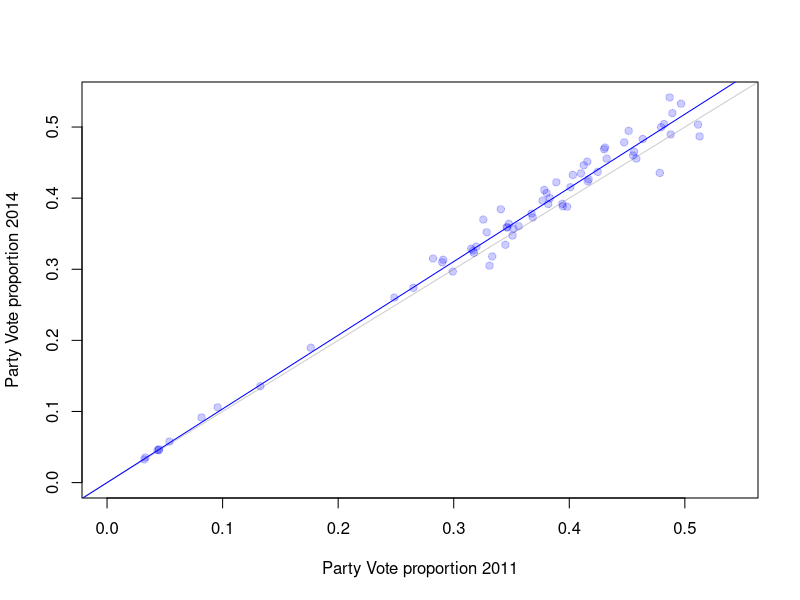
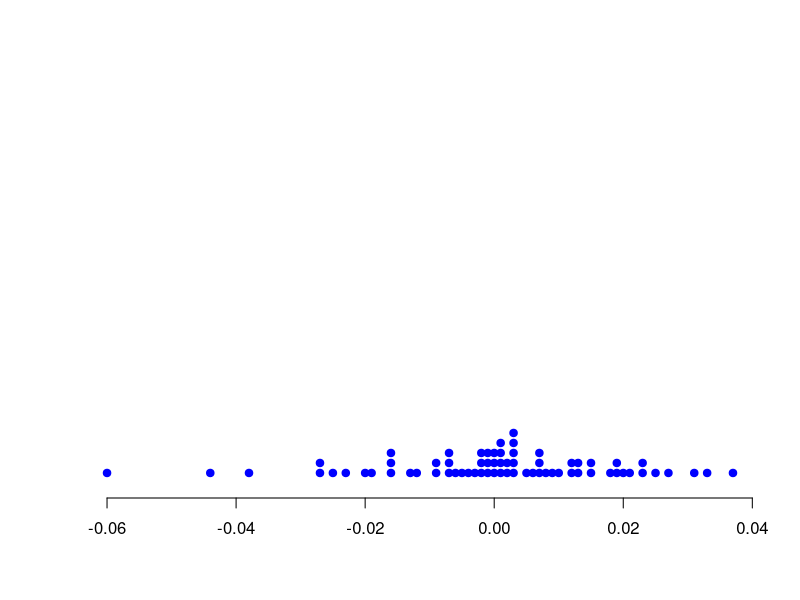
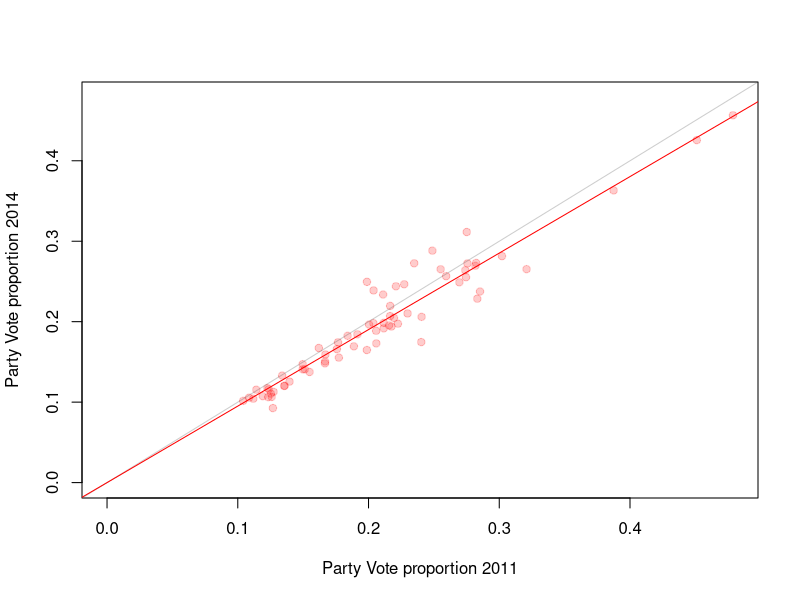
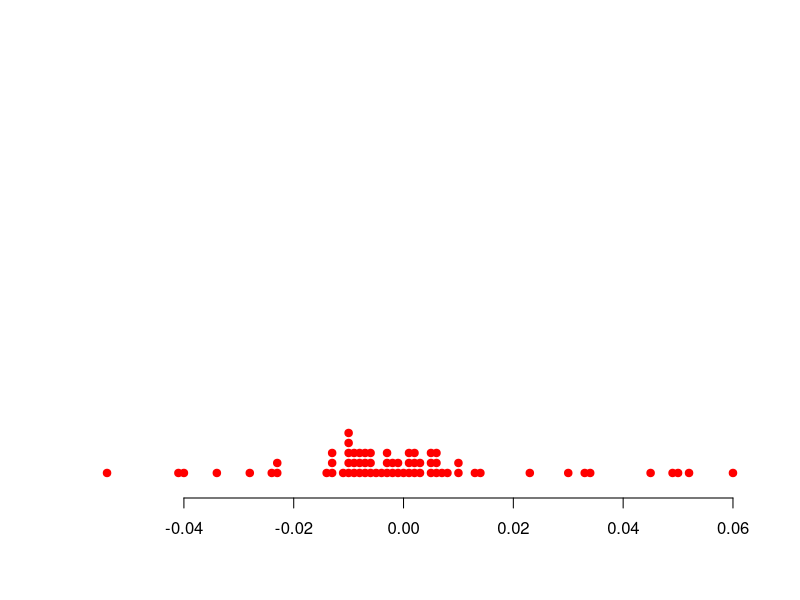
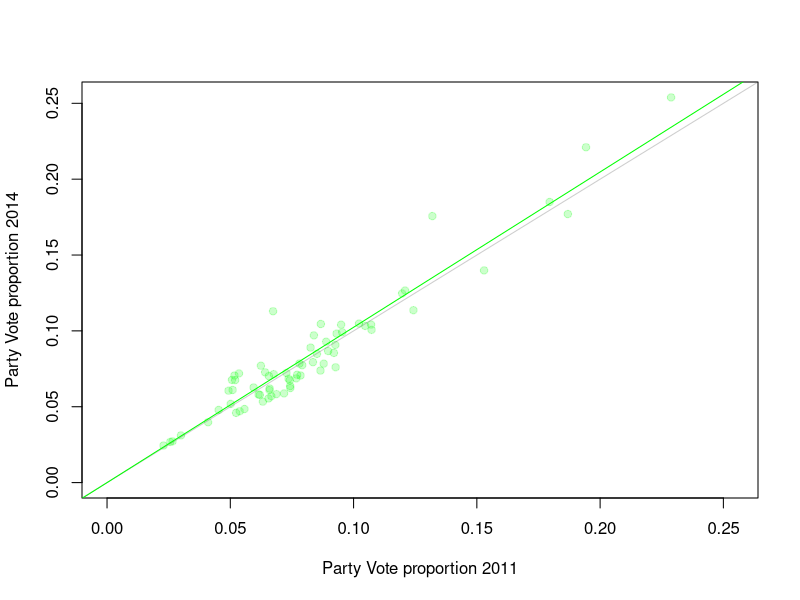
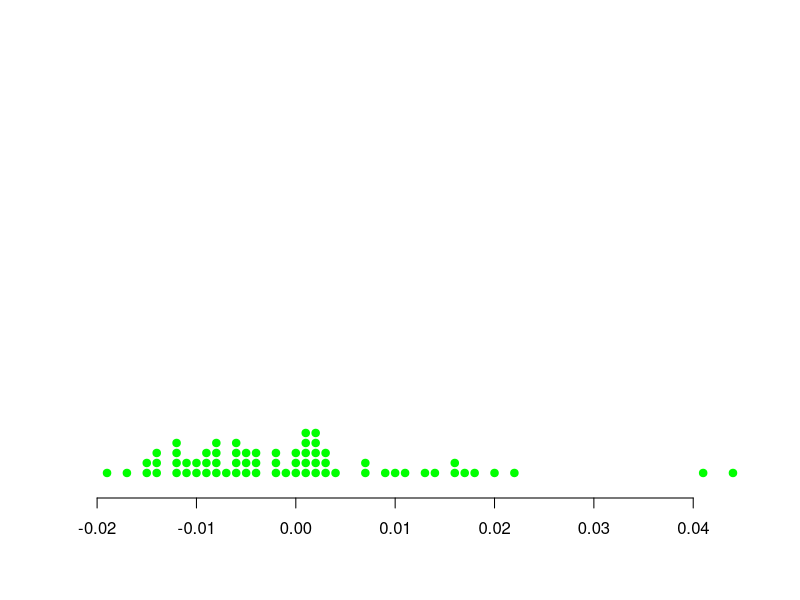
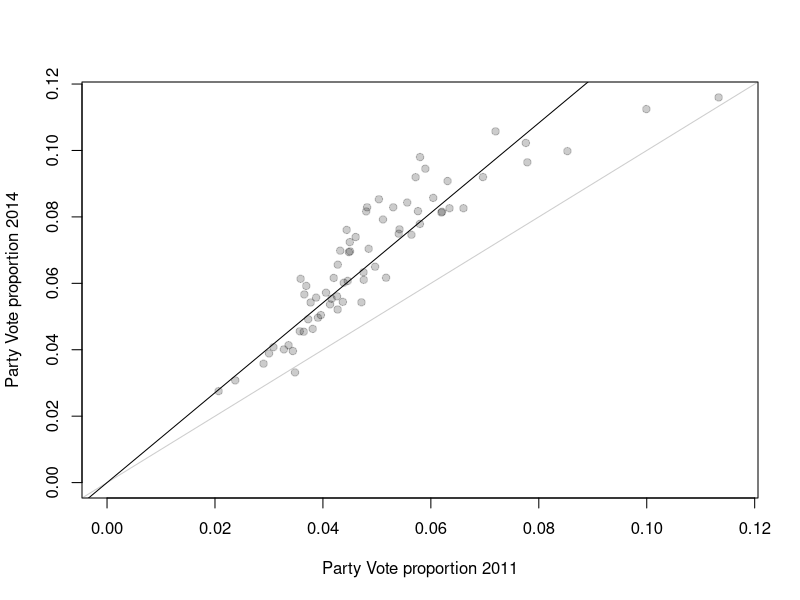
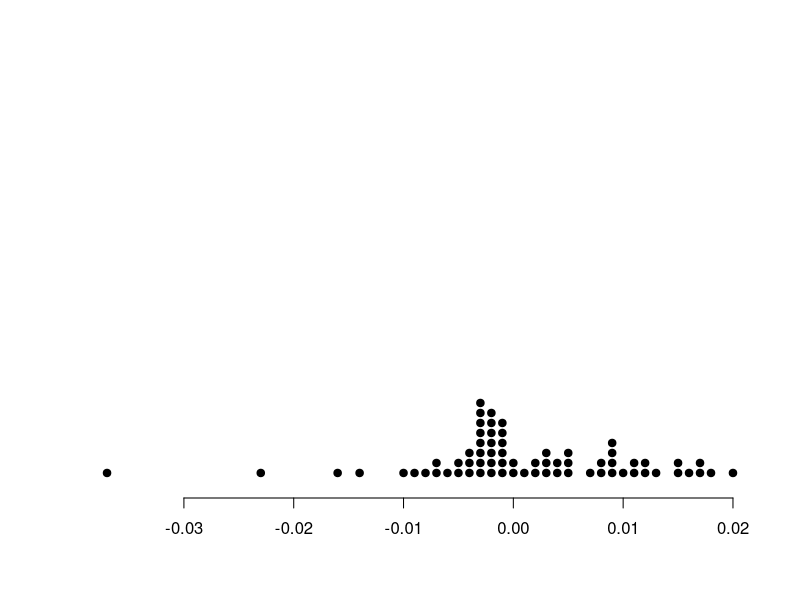

Here is the R script that generated these plots, in order:
## ---- chunk 1
electoraldata11 <- read.table("data/electoraldata11.txt", stringsAsFactors=FALSE, sep="\t", header=TRUE)
electoraldata14 <- read.table("data/electoraldata14.txt", stringsAsFactors=FALSE, sep="\t", header=TRUE)
elect2011 <- read.csv("data/elect2011.csv", stringsAsFactors=FALSE)
elect2014 <- read.csv("data/elect2014.csv", stringsAsFactors=FALSE)
party2011 <- read.csv("data/party2011.csv", stringsAsFactors=FALSE)
party2014 <- read.csv("data/party2014.csv", stringsAsFactors=FALSE)

e11 <- merge(elect2011, electoraldata11, by.x="X", by.y="Electorate")
e14 <- merge(elect2014, electoraldata14, by.x="X", by.y="Electorate")

p11 <- merge(party2011, electoraldata11, by.x="X", by.y="Electorate")
p14 <- merge(party2014, electoraldata14, by.x="X", by.y="Electorate")

tp11 <- p11[,1:16]
tp11[,2:16] <- p11[,2:16]/p11$Gen
tp14 <- p14[,1:18]
tp14[,2:18] <- p14[,2:18]/p14$Gen

tp11$X[tp11$X == "Ōhariu"] <- "Ōhāriu" #matching names between
tp11to14 <- merge(tp11,tp14, by="X")

## ---- chunk 2
largestside= max(c(tp11to14$National.Party.y, tp11to14$National.Party.x))
plot(c(0,largestside),c(0,largestside), xlab="Party Vote proportion 2011", ylab="Party Vote proportion 2014", type="n")
points(tp11to14$National.Party.x, tp11to14$National.Party.y, pch=19, col="#0000FF33")
lines(c(-1,1),c(-1,1), col="#44444444")
nlm <- lm(tp11to14$National.Party.y ~ 0 + tp11to14$National.Party.x) #goes through 0
abline(nlm, col="#0000FF")
## ---- chunk 3
display = data.frame(electorate= tp11to14$X, change=nlm$residuals)
display = display[order(-display$change),]
knitr::kable(display)
## ---- chunk 4
rounded <- round(display$change, digits=3)
stripchart(rounded,method = "stack", frame.plot=FALSE, pch=19, col="#0000FF", at=0.05,offset=0.5)
## ---- chunk 5
largestside= max(c(tp11to14$Labour.Party.y, tp11to14$Labour.Party.x))
plot(c(0,largestside),c(0,largestside), xlab="Party Vote proportion 2011", ylab="Party Vote proportion 2014", type="n")
points(tp11to14$Labour.Party.x, tp11to14$Labour.Party.y, pch=19, col="#FF000033")
lines(c(-1,1),c(-1,1), col="#44444444")
llm <- lm(tp11to14$Labour.Party.y ~ 0 + tp11to14$Labour.Party.x) #goes through 0
abline(llm, col="#FF0000")
## ---- chunk 6
display = data.frame(electorate= tp11to14$X, change=llm$residuals)
display = display[order(-display$change),]
knitr::kable(display)
## ---- chunk 7
rounded <- round(display$change, digits=3)
stripchart(rounded,method = "stack", frame.plot=FALSE, pch=19, col="#FF0000", at=0.05,offset=0.5)
## ---- chunk 8
largestside= max(c(tp11to14$Green.Party.y, tp11to14$Green.Party.x))
plot(c(0,largestside),c(0,largestside), xlab="Party Vote proportion 2011", ylab="Party Vote proportion 2014", type="n")
points(tp11to14$Green.Party.x, tp11to14$Green.Party.y, pch=19, col="#00FF0033")
lines(c(-1,1),c(-1,1), col="#44444444")
glm <- lm(tp11to14$Green.Party.y ~ 0 + tp11to14$Green.Party.x) #goes through 0
abline(glm, col="#00FF00")
## ---- chunk 9
display = data.frame(electorate= tp11to14$X, change=glm$residuals)
display = display[order(-display$change),]
knitr::kable(display)
## ---- chunk 10
rounded <- round(display$change, digits=3)
stripchart(rounded,method = "stack", frame.plot=FALSE, pch=19, col="#00FF00", at=0.05,offset=0.5)
## ---- chunk 11
largestside= max(c(tp11to14$New.Zealand.First.Party.y, tp11to14$New.Zealand.First.Party.x))
plot(c(0,largestside),c(0,largestside), xlab="Party Vote proportion 2011", ylab="Party Vote proportion 2014", type="n")
points(tp11to14$New.Zealand.First.Party.x, tp11to14$New.Zealand.First.Party.y, pch=19, col="#00000033")
lines(c(-1,1),c(-1,1), col="#44444444")
nzflm <- lm(tp11to14$New.Zealand.First.Party.y ~ 0 + tp11to14$New.Zealand.First.Party.x) #goes through 0
abline(nzflm, col="#000000")
## ---- chunk 12
display = data.frame(electorate= tp11to14$X, change=nzflm$residuals)
display = display[order(-display$change),]
knitr::kable(display)
## ---- chunk 13
rounded <- round(display$change, digits=3)
stripchart(rounded,method = "stack", frame.plot=FALSE, pch=19, col="#000000", at=0.05,offset=0.5)
## ---- chunk 14
all14 <- merge(p14, e14, by="X")
nato0 <- all14[,c(2:21,23:35)]
nato0[is.na(nato0)] <- 0
all14[,c(2:21,23:35)] <- nato0

all14$splits <- (abs(all14$National.Party - all14$National) + abs(all14$Labour.Party - all14$Labour) + abs(all14$Green.Party - all14$Green) + abs(all14$New.Zealand.First.Party - all14$NZ.First) + abs(all14$Conservative.x - all14$Conservative.y) + abs(all14$Internet.MANA - all14$MANA) + abs(all14$Māori.Party - all14$Māori) + abs(all14$ACT.New.Zealand - all14$ACT) +  abs(all14$United.Future.x - all14$United.Future.y)) / (2* all14$TOTAL.y)
display = all14[,c("X","splits")]
names(display) <- c("Electorate", "MMPness")
display = display[order(-display$MMPness),]
knitr::kable(display)
## ---- chunk 15
areas <- read.csv("data/hex2.csv", stringsAsFactors=FALSE)
library(plotrix)
hexmap <- function(xcor,ycor,colval){
  plot(min(c(xcor,ycor)):(max(c(xcor,ycor))+1),min(c(xcor,ycor)):(max(c(xcor,ycor))+1), type="n", frame.plot=F, xaxt="n", yaxt="n", xlab="", ylab="")
  data <- data.frame(xcor,ycor,colval)
  apply(data, 1, function(zone) hexagon(zone[1],zone[2],col=zone[3], unitcell=0.95,border="white"))
  polygon(c(-2,-2,6,6),c(40,20,20,40))
  text(2.8,21,"Maori electorates", cex=0.6)
  text(2.8,19,"General electorates", cex=0.6)
}

all14w.area <- merge(all14,areas, by="X")
## ---- chunk 16
team1 <- all14w.area$National.Party
team2 <- all14w.area$Labour.Party
diff <- (team1 - team2)/all14w.area$TOTAL.x
zscore <- (diff - mean(diff))/sd(diff)
mycols <- rep(4, length(zscore))
mycols[zscore <= 1] <- 8
mycols[zscore < -1] <- 2
hexmap(all14w.area$xcord, all14w.area$ycord, mycols)
adf <- data.frame(electorate = all14w.area$X, zscore)
## ---- chunk 17
knitr::kable(adf[order(-adf$zscore),])
## ---- chunk 18
team1 <- all14w.area$National.Party
team2 <- all14w.area$Green.Party
diff <- (team1 - team2)/all14w.area$TOTAL.x
zscore <- (diff - mean(diff))/sd(diff)
mycols <- rep(4, length(zscore))
mycols[zscore <= 1] <- 8
mycols[zscore < -1] <- 3
hexmap(all14w.area$xcord, all14w.area$ycord, mycols)
adf <- data.frame(electorate = all14w.area$X, zscore)
## ---- chunk 19
knitr::kable(adf[order(-adf$zscore),])
## ---- chunk 20
team1 <- all14w.area$National.Party
team2 <- all14w.area$New.Zealand.First.Party
diff <- (team1 - team2)/all14w.area$TOTAL.x
zscore <- (diff - mean(diff))/sd(diff)
mycols <- rep(4, length(zscore))
mycols[zscore <= 1] <- 8
mycols[zscore < -1] <- 1
hexmap(all14w.area$xcord, all14w.area$ycord, mycols)
adf <- data.frame(electorate = all14w.area$X, zscore)
## ---- chunk 21
knitr::kable(adf[order(-adf$zscore),])
## ---- chunk 22
team1 <- all14w.area$Labour.Party
team2 <- all14w.area$Green.Party
diff <- (team1 - team2)/all14w.area$TOTAL.x
zscore <- (diff - mean(diff))/sd(diff)
mycols <- rep(2, length(zscore))
mycols[zscore <= 1] <- 8
mycols[zscore < -1] <- 3
hexmap(all14w.area$xcord, all14w.area$ycord, mycols)
adf <- data.frame(electorate = all14w.area$X, zscore)
## ---- chunk 23
knitr::kable(adf[order(-adf$zscore),])
## ---- chunk 24
team1 <- all14w.area$Labour.Party
team2 <- all14w.area$New.Zealand.First.Party
diff <- (team1 - team2)/all14w.area$TOTAL.x
zscore <- (diff - mean(diff))/sd(diff)
mycols <- rep(2, length(zscore))
mycols[zscore <= 1] <- 8
mycols[zscore < -1] <- 1
hexmap(all14w.area$xcord, all14w.area$ycord, mycols)
adf <- data.frame(electorate = all14w.area$X, zscore)
## ---- chunk 25
knitr::kable(adf[order(-adf$zscore),])
## ---- chunk 26
team1 <- all14w.area$Green.Party
team2 <- all14w.area$New.Zealand.First.Party
diff <- (team1 - team2)/all14w.area$TOTAL.x
zscore <- (diff - mean(diff))/sd(diff)
mycols <- rep(3, length(zscore))
mycols[zscore <= 1] <- 8
mycols[zscore < -1] <- 1
hexmap(all14w.area$xcord, all14w.area$ycord, mycols)
adf <- data.frame(electorate = all14w.area$X, zscore)
## ---- chunk 27
knitr::kable(adf[order(-adf$zscore),])
## ---- chunk 28
team1 <- all14w.area$Conservative.x
team2 <- all14w.area$Aotearoa.Legalise.Cannabis.Party
diff <- (team1 - team2)/all14w.area$TOTAL.x
zscore <- (diff - mean(diff))/sd(diff)
mycols <- rep(5, length(zscore))
mycols[zscore <= 1] <- 8
mycols[zscore < -1] <- 6
hexmap(all14w.area$xcord, all14w.area$ycord, mycols)
adf <- data.frame(electorate = all14w.area$X, zscore)
## ---- chunk 29
knitr::kable(adf[order(-adf$zscore),])
